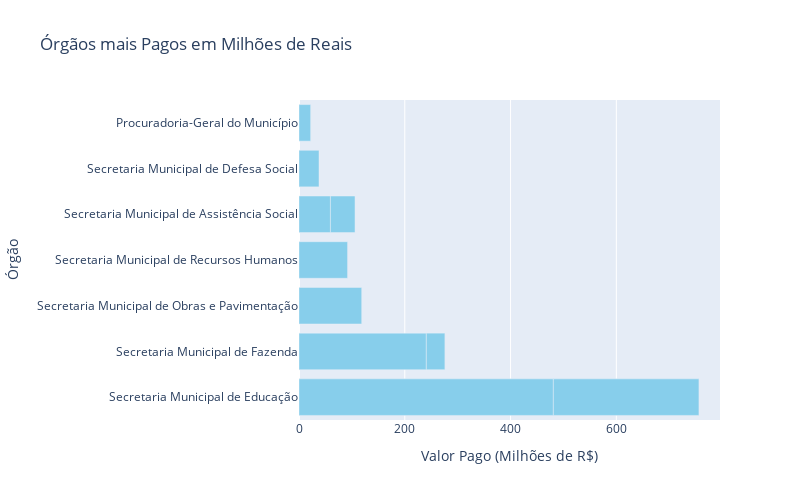

The notebook cell this image was saved under:
### Code cell
import pandas as pd
import plotly.express as px

# Carregar o arquivo
despesa_fixa_df = pd.read_csv('../csv/DespesaFixOrcamento.csv', encoding='latin1', sep=';', thousands='.', decimal=',')

# Conversão de Dados
orgaos_mais_pagos = despesa_fixa_df.nlargest(10, 'Pago')[['Órgão', 'Pago']]
orgaos_mais_pagos['Pago (Milhões)'] = orgaos_mais_pagos['Pago'] / 1000000  # Converter para milhões

# Plotagem do gráfico
fig = px.bar(orgaos_mais_pagos, x='Pago (Milhões)', y='Órgão', orientation='h', title='Órgãos mais Pagos em Milhões de Reais')
fig.update_traces(marker_color='skyblue')
fig.update_layout(xaxis_title='Valor Pago (Milhões de R$)', yaxis_title='Órgão', height=500, width=800)
fig.show()

### Figure 1 — Plotly figure (JSON) as saved in the notebook; plotly's stock layout.template omitted (floating-point values rounded to 4 significant figures)
{"data": [{"alignmentgroup": "True", "hovertemplate": "Pago (Milhões)=%{x}<br>Órgão=%{y}<extra></extra>", "legendgroup": "", "marker": {"color": "skyblue", "pattern": {"shape": ""}}, "name": "", "offsetgroup": "", "orientation": "h", "showlegend": false, "textposition": "auto", "type": "bar", "x": [480.9, 275.3, 240.8, 118.6, 91.85, 59.45, 46.48, 37.86, 35.11, 22.03], "xaxis": "x", "y": ["Secretaria Municipal de Educação", "Secretaria Municipal de Educação", "Secretaria Municipal de Fazenda", "Secretaria Municipal de Obras e Pavimentação", "Secretaria Municipal de Recursos Humanos", "Secretaria Municipal de Assistência Social", "Secretaria Municipal de Assistência Social", "Secretaria Municipal de Defesa Social", "Secretaria Municipal de Fazenda", "Procuradoria-Geral do Município"], "yaxis": "y"}], "layout": {"barmode": "relative", "height": 500, "legend": {"tracegroupgap": 0}, "title": {"text": "Órgãos mais Pagos em Milhões de Reais"}, "width": 800, "xaxis": {"anchor": "y", "domain": [0, 1], "title": {"text": "Valor Pago (Milhões de R$)"}}, "yaxis": {"anchor": "x", "domain": [0, 1], "title": {"text": "Órgão"}}}}
